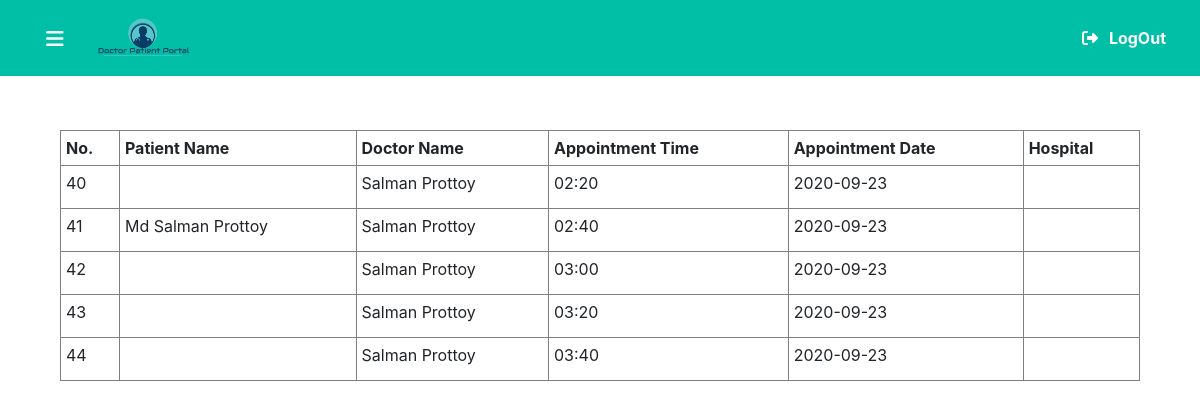
The page /doctor/appointmentHistory.php on the database its author committed.
### tables this page shows
CREATE TABLE `appointment` (
  `app_id` int(15) NOT NULL,
  `d_id` int(50) NOT NULL,
  `d_name` varchar(100) NOT NULL,
  `app_time` varchar(100) NOT NULL,
  `app_hospital` varchar(255) NOT NULL,
  `p_name` varchar(255) NOT NULL,
  `p_bg` varchar(50) NOT NULL,
  `p_phone` varchar(255) NOT NULL,
  `app_date` varchar(255) NOT NULL,
  `p_problem` varchar(255) NOT NULL,
  `isTaken` tinyint(1) NOT NULL
);

### doctor/appointmentHistory.php (the view, shortened to what this page needs)
<?php
include ('../includes/db_connect.inc.php');
include ('../includes/header.php');
include ('navbar.php');
include ('sidebar.php');
$res = mysqli_query($conn, "SELECT * FROM `appointment`  ORDER BY app_id ASC;");
?>
<div class="appHistory">
    <table border="1" cellspacing="5" cellpadding="5" width="100%">
        <thead>
            <tr>
                <th>No.</th>
                <th>Patient Name</th>
                <th>Doctor Name</th>
                <th>Appointment Time</th>
                <th>Appointment Date</th>
                <th>Hospital</th>
            </tr>
        </thead>
        <tbody>
        <?php
            while($row = mysqli_fetch_assoc($res)){
        ?>
            <tr>
                <td><label><?php echo $row['app_id']; ?></label></td>
                <td><label><?php echo $row['p_name']; ?></label></td>
                <td><label><?php echo $row['d_name']; ?></label></td>
                <td><label><?php echo $row['app_time']; ?></label></td>
                <td><label><?php echo $row['app_date']; ?></label></td>
                <td><label><?php echo $row['app_hospital']; ?></label></td>
            </tr>
            <?php } ?>
        </tbody>
    </table>
</div>

### css/style.css (style rules this page uses)
*, *:after, *:before { box-sizing:border-box; -moz-box-sizing:border-box; -webkit-box-sizing:border-box; }

### rows shown on the page
appointment: app_id "40", d_name "Salman Prottoy", app_time "02:20", app_date "2020-09-23"
appointment: app_id "41", p_name "Md Salman Prottoy", d_name "Salman Prottoy", app_time "02:40", app_date "2020-09-23"
appointment: app_id "42", d_name "Salman Prottoy", app_time "03:00", app_date "2020-09-23"
appointment: app_id "43", d_name "Salman Prottoy", app_time "03:20", app_date "2020-09-23"
appointment: app_id "44", d_name "Salman Prottoy", app_time "03:40", app_date "2020-09-23"
